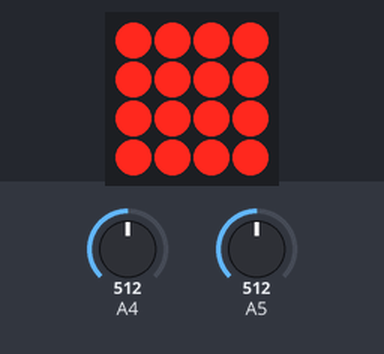
The sketch below on a simulated Arduino Uno, built with avr-gcc and run on an emulated ATmega328P. Shown: 4×4 LED matrix. Wiring (inferred from the names in the program): LED matrix (orientation assumed): rows pin 10, pin 11, pin 12, pin 13; columns pin 4, pin 5, pin 7, pin 6. The test bench sets the inputs (shaded band); at power-on: A5 = 512, A4 = 512. Random numbers use the default seed unless the sketch sets one.

Above: at 1.2 s.
1.3 s: A5 set to 0
At 2.1 s:
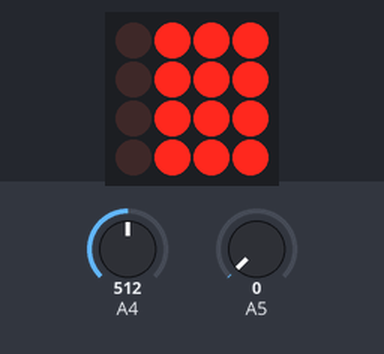
2.8 s: A4 set to 0
At 3.75 s:
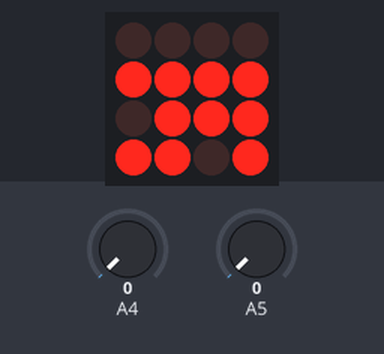
4.5 s: A4 set to 20
At 5.7 s:
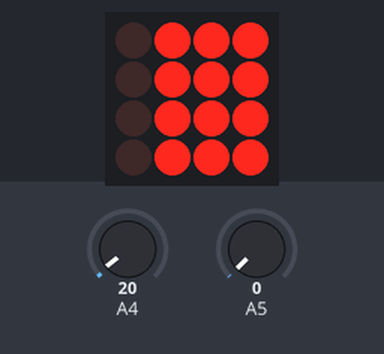
6.0 s: A4 set to 0
At 6.35 s:
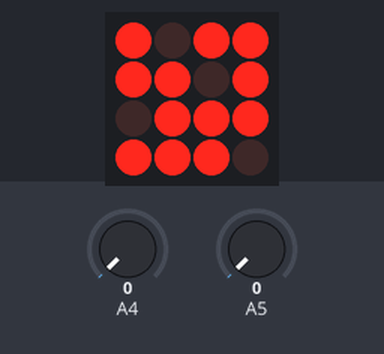
7.7 s: A5 set to 20
At 8.2 s:
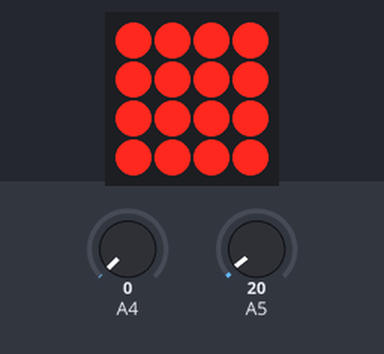
9.2 s: A5 set to 0
At 10.7 s:
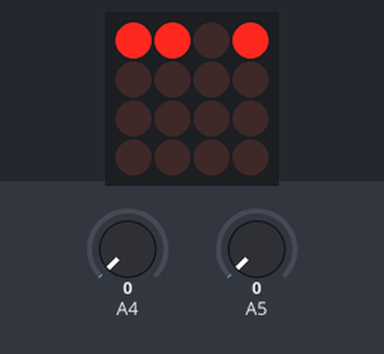

Measured:
- after the input at 1.3 s, the display: changes after 0.06 s (image 1)
- after the input at 2.8 s, the display: first changes after 0.08 s (image 2 shows a later state)
- after the input at 6.0 s, the display: first changes after 0.08 s (image 4 shows a later state)
- after the input at 9.2 s, the display: first changes after 0.10 s (image 6 shows a later state)

The sketch:

Zombie_Cannon___Site_Controller.ino
```cpp
/* Zombie Cannon Site Controller */

const int LAYER_COUNT = 4;
const int layer[] = { 4 /* red */
                     ,5 /* yellow */
                     ,7 /* green */
                     ,6 /* green */ };

const int ROW_COUNT = 8;
const int row[] = {10, 9, 11, 8, 12, 3, 13, 2};

void setup() {

  for(int l = 0; l < LAYER_COUNT; l++)
  {
    pinMode(layer[l], OUTPUT);
  }

  for(int r = 0; r < ROW_COUNT; r++)
  {
    pinMode(row[r], OUTPUT);
  }
}

void loop()
{
  switch(GetCurrentCommand())
  {
    case 0:
      Randomizer(10);
      break;
    case 1:
      Crosshair(1);
      break;
    case 2:
      Crosshair(2);
      break;
    case 3:
      Crosshair(3);
      break;
    default:
      Radar(10, 3, 1, 3);
  }
}

byte GetCurrentCommand()
{
  int lowBit = analogRead(4);
  int highBit = analogRead(5);

  byte returnVal = 0;
  if(lowBit > 10) returnVal += 1;
  if(highBit > 10) returnVal += 2;

  return returnVal;
}

void Crosshair(byte length)
{
  LightLine(1, 0, length);
  LightLine(1, 2, length);
  LightLine(1, 4, length);
  LightLine(1, 6, length);
}

void Randomizer(int delayTime)
{
  byte layerNum = random(LAYER_COUNT);
  byte rowNum = random(ROW_COUNT);
  BlinkSingleLight(delayTime, rowNum, layerNum);
}

void BlinkSingleLight(int delayTime, int rowNum, int layerNum)
{
  digitalWrite(row[rowNum], HIGH);
  digitalWrite(layer[layerNum], HIGH);
  delay(delayTime);
  digitalWrite(row[rowNum], LOW);
  digitalWrite(layer[layerNum], LOW);
}

void Radar(int delayTime, int lineRedraw, byte clockwise, byte length)
{
  for(int r=0; r < ROW_COUNT; r++)
  {
    for(int rep=0; rep < lineRedraw; rep++)
    {
      LightLine(delayTime, r, length);
    }
    digitalWrite(row[r], LOW);
  }
}

void LightLine(int delayTime, int line, byte length)
{
  if(length < 1 || length > LAYER_COUNT) length = LAYER_COUNT;

  const int CENTER = 1;
  // Always make sure the center light is lit.
  if(line != CENTER)
  {
    digitalWrite(row[CENTER], HIGH);
    digitalWrite(layer[0], HIGH);
    delay(delayTime);
    digitalWrite(layer[0], LOW);
    digitalWrite(row[CENTER], LOW);
  }
  // Light the intended line.
  digitalWrite(row[line], HIGH);
  for(int l = 0; l < length; l++)
  {
    digitalWrite(layer[l], HIGH);
    delay(delayTime);
    digitalWrite(layer[l], LOW);
  }
  digitalWrite(row[line], LOW);
}

void Chase(int delayTime, int layerNum)
{
  digitalWrite(layer[layerNum], HIGH);
  for(int r = 0; r < ROW_COUNT; r++)
  {
    digitalWrite(row[r], HIGH);
    delay(delayTime);
    digitalWrite(row[r], LOW);
  }
  digitalWrite(layer[layerNum], LOW);
}

void LightAll(int delayTime)
{
  for(int l = 0; l < LAYER_COUNT; l++)
  {
    digitalWrite(layer[l], HIGH);
    for(int r = 0; r < ROW_COUNT; r++)
    {
      digitalWrite(row[r], HIGH);
      delay(delayTime);
      digitalWrite(row[r], LOW);
    }
    digitalWrite(layer[l], LOW);
  }
}
```
